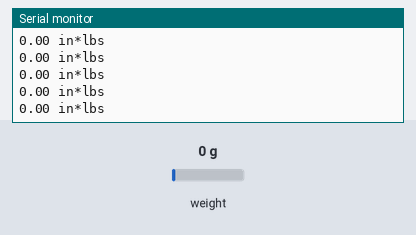
This sketch was run on a simulated Arduino Uno, built with avr-gcc and run on an emulated ATmega328P. Parts: the last lines printed to the serial monitor. The inputs (shaded band) are chosen by the test bench; at power-on: weight on the scale 0 g. No radio packets arrive unless stated.

Above: at 2.2 s.
2.3 s: weight on the scale set to 100 g
At 2.34 s:
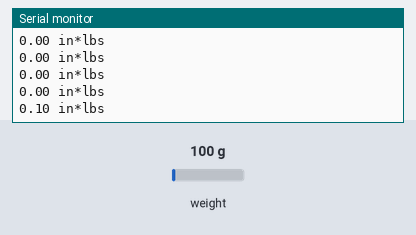
5.3 s: weight on the scale set to 1250 g
At 5.3 s:
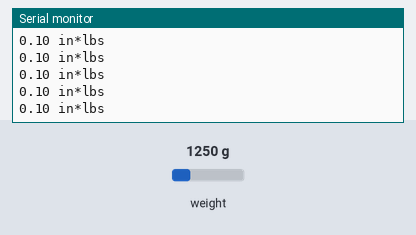
Timing chart, 0 to 8.3 s (numbered marks = the images above; inputs shaded):
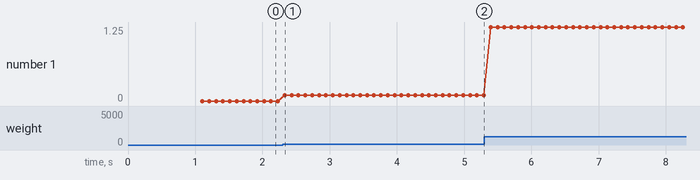

The sketch:

Transmit_F.ino
```cpp
#include "HX711.h"
#define calibration_factor 1
#define DOUT  3
#define CLK  2
#include <SPI.h>
HX711 scale;
const byte address[] = "00001";

#include <SPI.h>
#include <nRF24L01.h>
#include <RF24.h>
RF24 radio(7, 8); // CE, CSN


void setup() {
  Serial.begin(9600);
  scale.begin(DOUT, CLK);
  scale.set_scale(6650);
  scale.tare();
  radio.begin();
  radio.openWritingPipe(address);
  radio.setPALevel(RF24_PA_MIN);
  radio.stopListening();
}

void loop() {
  float scaleValue = scale.get_units();
  Serial.print(scaleValue);
  Serial.println(" in*lbs");
  radio.write(&scaleValue, sizeof(scaleValue));
}
```

Measured:
- after the input at 2.3 s, the serial monitor: prints a new line at once (image 1)
- plotted number 1: 0 → 0.1 after the input at 2.3 s, 0.1 → 1.25 after the input at 5.3 s
